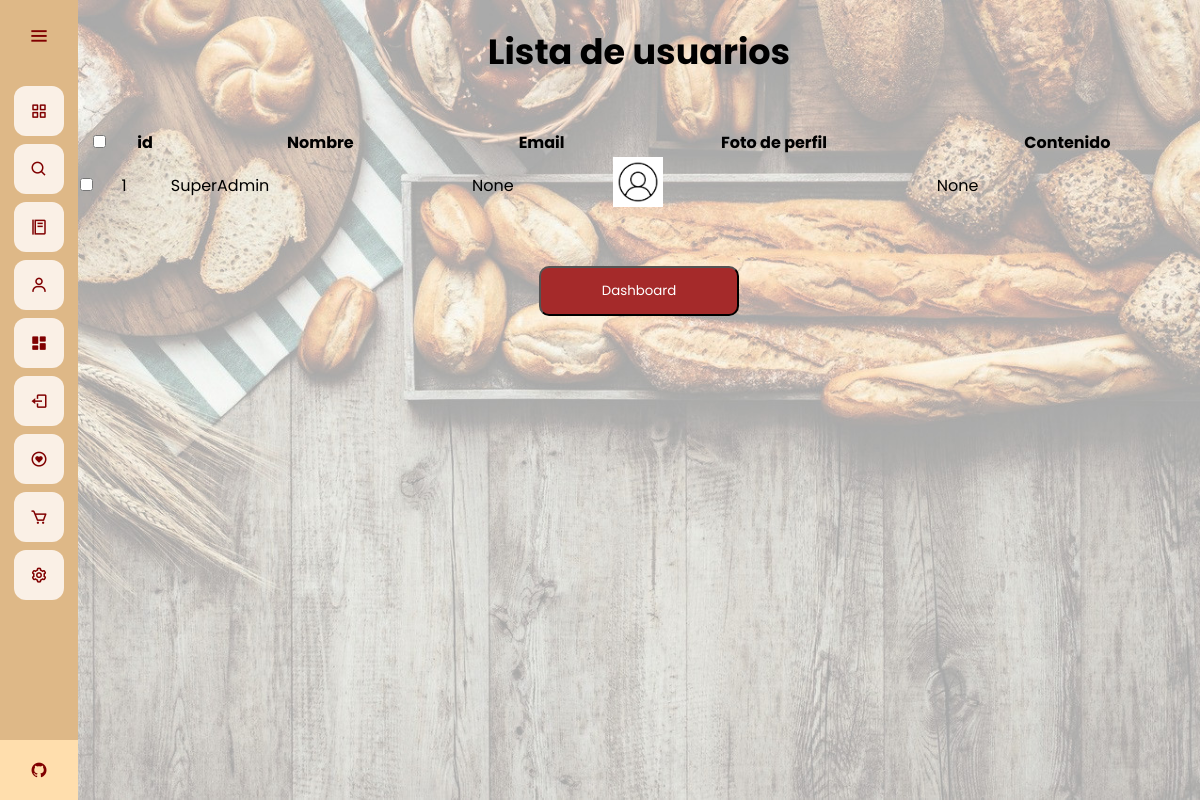
The page /admin-dash/editar-usuario (signed in) on the database as committed earlier.
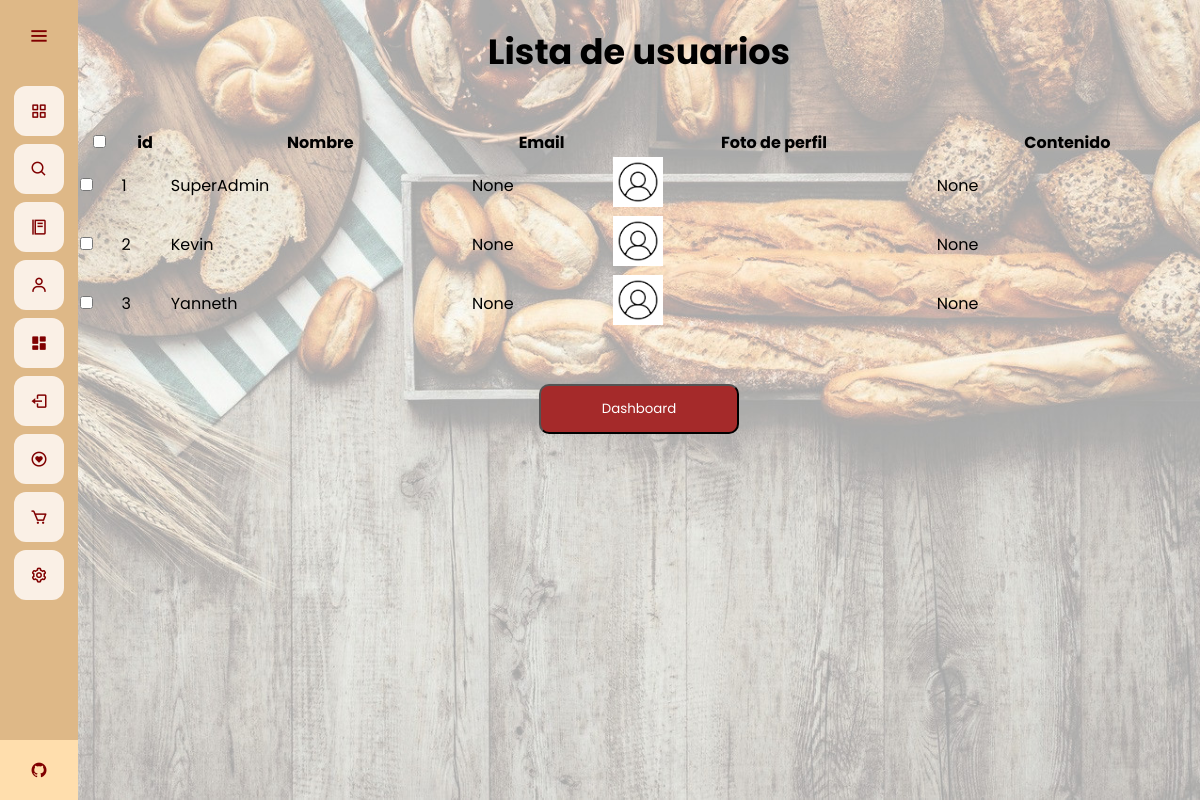
The same page on the database as committed later.
### app.py (models this page shows)
class User(database.Model, UserMixin):
	id = database.Column(database.Integer, primary_key=True)
	email = database.Column(database.String(30), unique=True)
	username = database.Column(database.String(20), nullable=False, unique=True)
	password = database.Column(database.String(80), nullable=False)
	profile_pic = database.Column(database.String(40), nullable=False, default='default.jpg')
	bio_content = database.Column(database.String(1000))
	verified = database.Column(database.Boolean(), default=False)
	commenter = database.relationship('Comment', backref='commenter', lazy='dynamic')
	wish = database.relationship('Wish', backref='liker', lazy='dynamic')

### app.py (the view)
@app.route("/admin-dash/editar-usuario")
@login_required
def editar_usuario():
	if current_user.username == "SuperAdmin":
		users = User.query.filter().all()
		return render_template("edituser.html", users = users)
	else:
		return redirect(url_for('home'))

### app.py (called while the page is built)
@login_manager.user_loader
def load_user(user_id):
	return User.query.get(int(user_id))

@app.before_request
def make_session_permanent():
    session.permanent = True

### templates/edituser.html (shortened to what this page needs)
{% extends 'base.html' %}
{% block style %}
<link rel="stylesheet" href="{{ url_for('static', filename='css/style_edituser.css') }}">
{% endblock %}
{% block content %}
<br>
<h1 class = "title">
    Lista de usuarios
</h1>
<br>
<div class="container">
    <table id="tableu" class="table table-striped table-bordered" style="width: 100%">
        <thead>
            <tr>
                <th>
                    <input type="checkbox" onclick="checkAll(this)">
                </th>
                <th>id</th>
                <th>Nombre</th>
                <th>Email</th>
                <th>Foto de perfil</th>
                <th>Contenido</th>
            </tr>
        </thead>
        <br>
        <tbody>
            {% for user in users %}
            <tr>
                <td><input type="checkbox" name="user"></td>
                <td>{{ user.id }}</td>
                <td>{{ user.username }}</td>
                <td>{{ user.email }}</td>
                <td><img src="{{ url_for('static', filename='profile_pics/'+ user.profile_pic) }}" alt="" class="images"></td>
                <td>{{ user.bio_content }}</td>
            </tr>
            {% endfor %}
        </tbody>
    </table>
</div>
<br>
<br>
<div class="other">
    <a href="{{url_for('dashboard')}}">
        <button type="button" class="buttond">
            Dashboard
        </button>
    </a>
</div>
{% endblock %}

### templates/base.html (shortened to what this page needs)
<!DOCTYPE html>
<html>
<head>
	<link rel="stylesheet" href="{{ url_for('static', filename='css/style_base.css') }}">
  {% block style %}
  {% endblock %}
  <link href='https://unpkg.com/boxicons@2.0.7/css/boxicons.min.css' rel='stylesheet'>
</head>
<body>
	<div class="sidebar">
    <div class="logo-details">
        <i class='bx bx-menu' id="btn" ></i>
    </div>
    <ul class="nav-list">
      <li>
        <a href="{{ url_for('home') }}">
          <i class='bx bx-grid-alt'></i>
        </a>
      </li>
      <li>
        <a href="{{ url_for('busqueda') }}">
          <i class='bx bx-search'></i>
        </a>
      </li>
      <li>
        <a href="{{ url_for('menu') }}">
          <i class='bx bx-food-menu' ></i>
        </a>
      </li>
      {% if current_user.is_authenticated %}
      <li>
        <a href="{{ url_for('perfil_usuario') }}">
          <i class='bx bx-user' ></i>
        </a>
      </li>
      {% if current_user.username == "SuperAdmin" %}
      <li>
        <a href="{{ url_for('dashboard') }}">
          <i class='bx bxs-dashboard'></i>
        </a>
      </li>
      {% endif %}
      <li>
        <a href="{{ url_for('cerrar_sesion') }}">
          <i class='bx bx-log-out'></i>
        </a>
      </li>
      {% endif %}
      <li>
        <a href="{{ url_for('lista') }}">
          <i class='bx bx-heart-circle'></i>
        </a>
      </li>
      <li>
        <a href="{{ url_for('carrito') }}">
          <i class='bx bx-cart' ></i>
        </a>
      </li>
      <li>
        <a href="{{ url_for('ajustes') }}">
          <i class='bx bx-cog' ></i>
        </a>
      </li>
      <li class="profile">
          <div class="profile-details">
              <div class="name_job">
                <div class="name">Grupo 4</div>
                <div class="uni">Uninorte-Mintic</div>
              </div>
          </div>
          <a href="https://github.com/Viinky-Kevs/ProyectoAppWeb" target="_blank">
            <i class='bx bxl-github' id="github" ></i>
          </a>
      </li>
    </ul>
  </div>
  <section class="home-section">
  	{% block content %}
  	{% endblock %}
  </section>
</body>
</html>

### static/css/style_base.css (style rules this page uses)
* { margin: 0; padding: 0; box-sizing: border-box; font-family: "Poppins" , sans-serif; }
.sidebar { position: fixed; left: 0; top: 0; height: 100%; width: 78px; background: #DEB887; padding: 6px 14px; z-index: 99; transition: all 0.5s ease; }
.sidebar .logo-details { height: 60px; display: flex; align-items: center; position: relative; }
.sidebar .logo-details #btn { position: absolute; top: 50%; right: 0; transform: translateY(-50%); font-size: 22px; transition: all 0.4s ease; font-size: 23px; text-align: center; cursor: pointer; transition: all 0.5s ease; }
.sidebar i { color: #800000; height: 60px; min-width: 50px; font-size: 28px; text-align: center; line-height: 60px; }
.sidebar .nav-list { margin-top: 20px; height: 100%; }
.sidebar li { position: relative; margin: 8px 0; list-style: none; }
.sidebar li a { display: flex; height: 100%; width: 100%; border-radius: 12px; align-items: center; text-decoration: none; transition: all 0.4s ease; background: #FAF0E6; }
.sidebar li i { height: 50px; line-height: 50px; font-size: 18px; border-radius: 12px; }
.sidebar li.profile { position: fixed; height: 60px; width: 78px; left: 0; bottom: -8px; padding: 10px 14px; background: #FFDEAD; transition: all 0.5s ease; overflow: hidden; }
.sidebar li .profile-details { display: flex; align-items: center; flex-wrap: nowrap; }
.sidebar li.profile .name, .sidebar li.profile .uni { font-size: 15px; font-weight: 400; color: #800000; white-space: nowrap; }
.sidebar li.profile .uni { font-size: 12px; }
.sidebar .profile #github { position: absolute; top: 50%; right: 0; transform: translateY(-50%); background: #FFDEAD; width: 100%; height: 60px; line-height: 60px; border-radius: 0px; transition: all 0.5s ease; }
.home-section { position: relative; min-height: 100vh; top: 0; left: 78px; width: calc(100% - 78px); transition: all 0.5s ease; z-index: 2; background-attachment: fixed; background-size: cover; background-repeat: no-repeat; background-image: url(/static/images/wallpaper.jpg); }

### static/css/style_edituser.css (style rules this page uses)
.title { text-align: center; font-size: 35px; }
.images { width: 50px; }
.other { display: flex; justify-content: center; align-items: center; }
.buttond { width: 200px; height: 50px; color: white; background-color: brown; border-radius: 10px; cursor: pointer; }

Rows that differ between the two databases and show on the page:
added User: id "2", username "Kevin", email "None", profile_pic (placeholder picture), bio_content "None"
added User: id "3", username "Yanneth", email "None", profile_pic (placeholder picture), bio_content "None"
